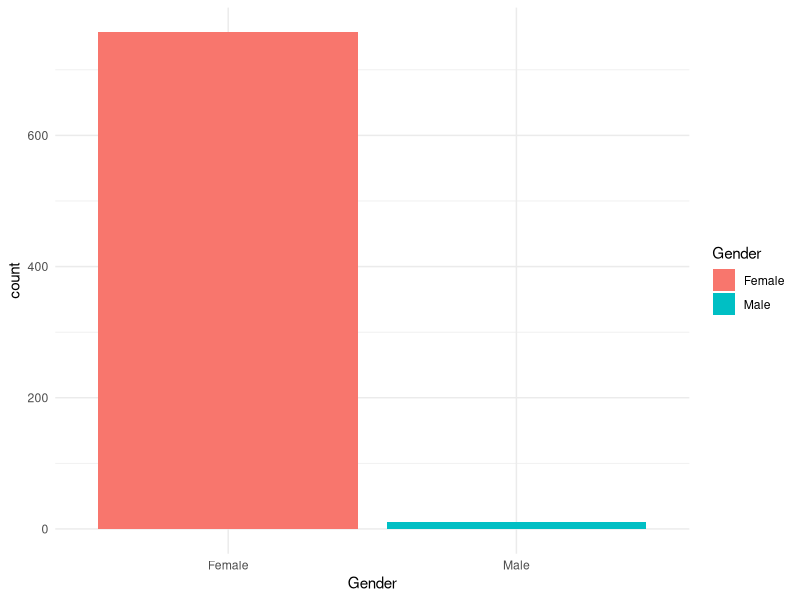

Generate this figure with R:
## ---- chunk 1
knitr::opts_chunk$set(echo = TRUE)
## ---- chunk 2
# Importem el conjunt de dades
library(readr)
diabetes <- read_csv("../PAC2/data/diabetes.csv")
## ---- chunk 3
# Visualitzem les 6 primeres files
head(diabetes)
## ---- chunk 4
# Comprobació de valors desconeguts
sapply(diabetes, function(x) sum(is.na(x)))
## ---- chunk 5
# Carreguem les llibreries 
library(tidyverse)
# Creem una nova columna amb el gènere
diabetes <- diabetes %>% 
          mutate(Gender = ifelse(is.na(diabetes$Pregnancies), "Male", "Female"))     
## ---- chunk 6
# Visualitzem la distribució de la variable
diabetes %>% ggplot(aes(Gender)) +
  geom_bar(aes(fill = Gender)) +
  theme_minimal()
